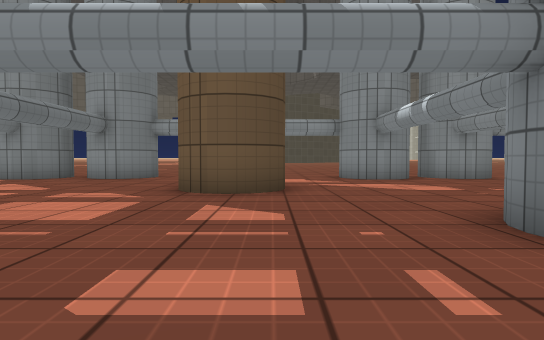
[1] (above)

24 first-person views from a walk through a scene from a Unity 3-D project. The camera is 0.59 m above the floor, tilts 2° down and sees 75° across. The floor is counted in squares, 1 m on a side. Each view is taken from the middle of a square. On the plan, view 1 faces up. The plan holds only what a view shows up to about 10 squares ahead; the rest is blank. The place goes on beyond the plan. Some surface patterns are stand-ins.

[2]
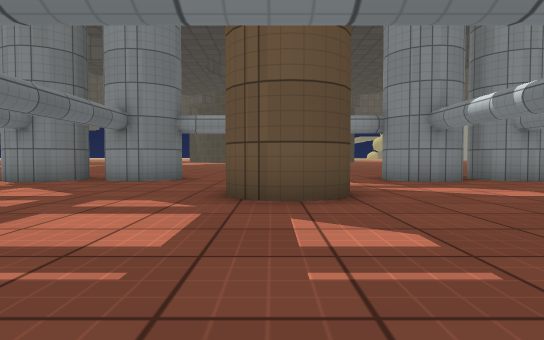

[3]
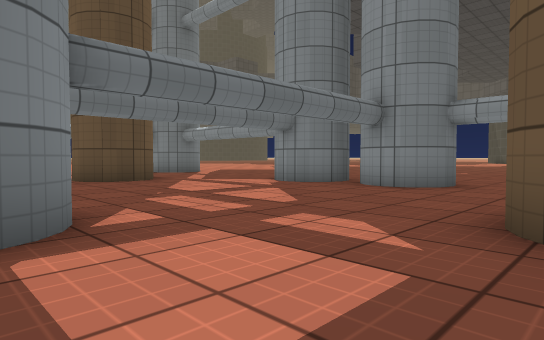

[4]
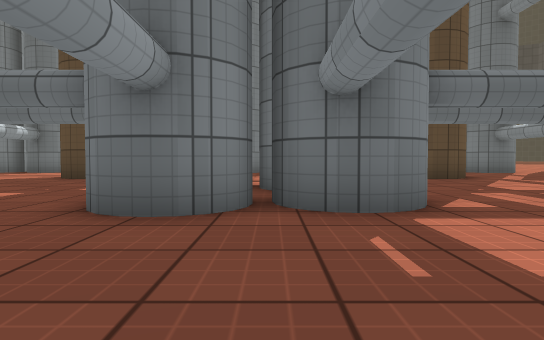

[5]
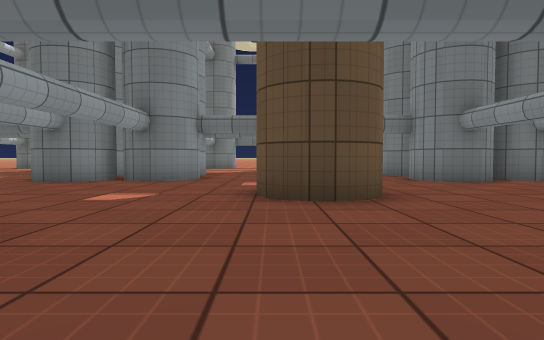

[6]
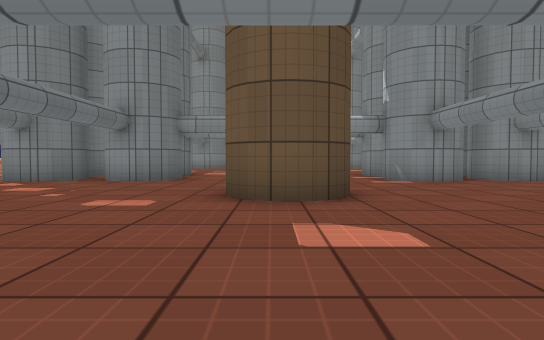

[7]
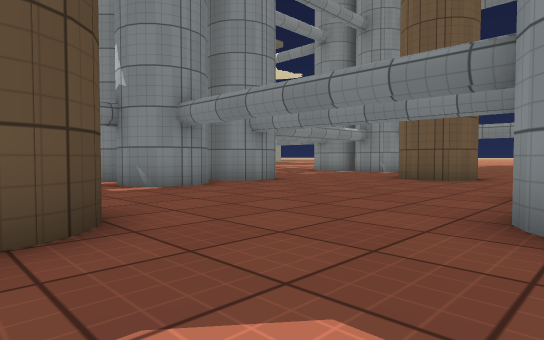

[8]
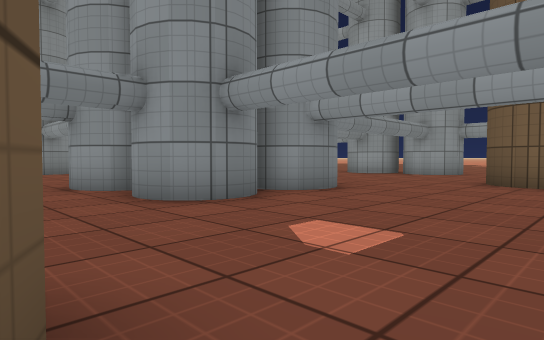

[9]
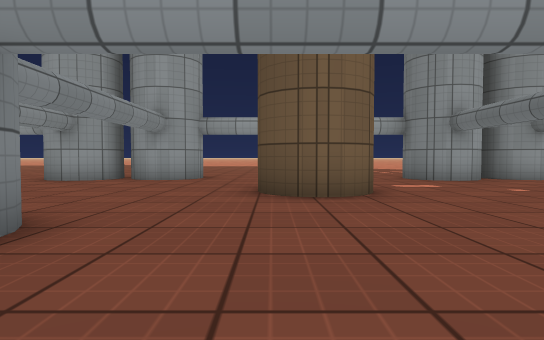

[10]
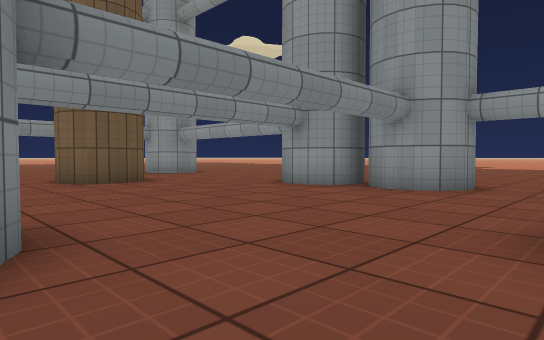

[11]
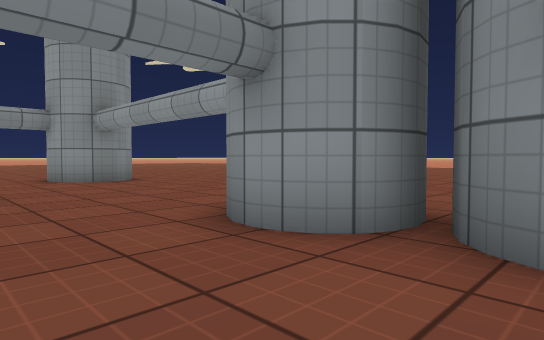

[12]
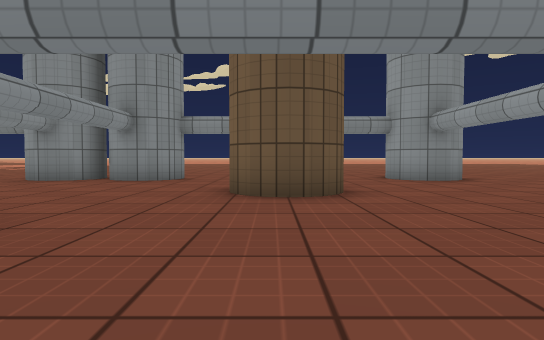

[13]
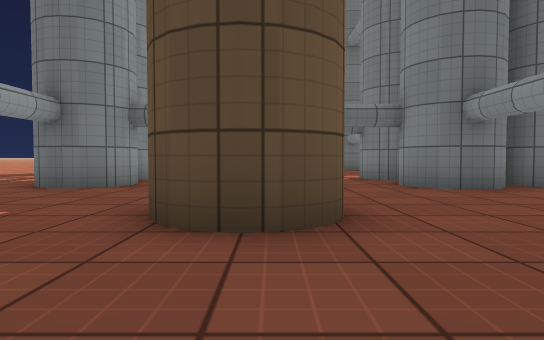

[14]
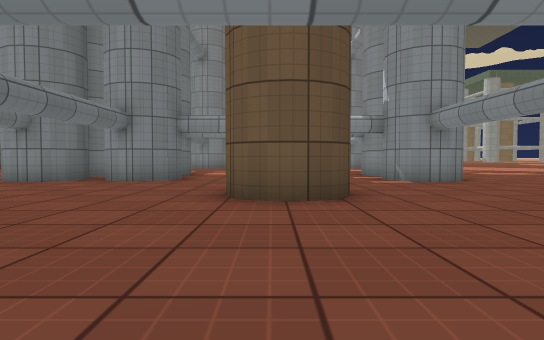

[15]
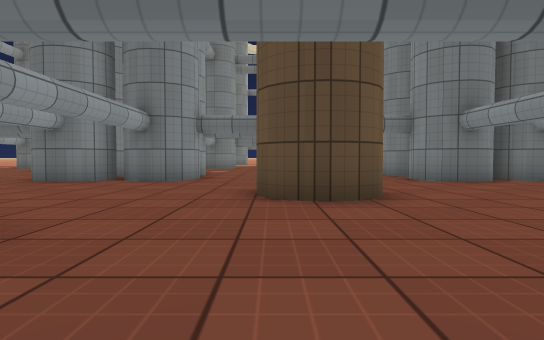

[16]
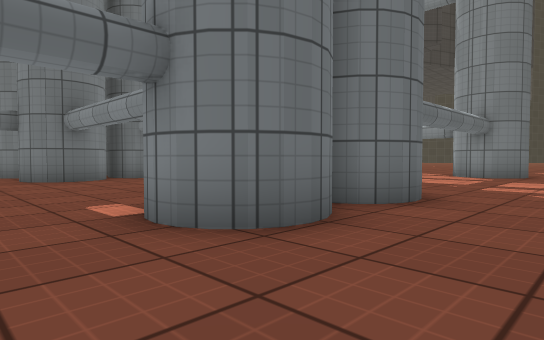

[17]
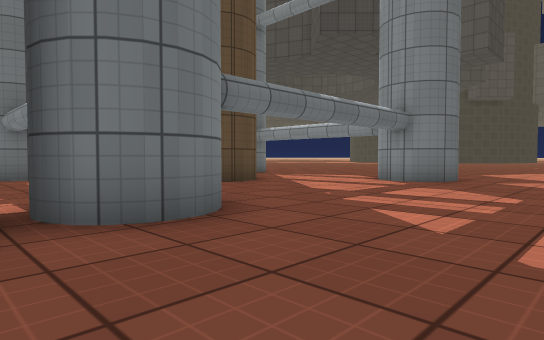

[18]
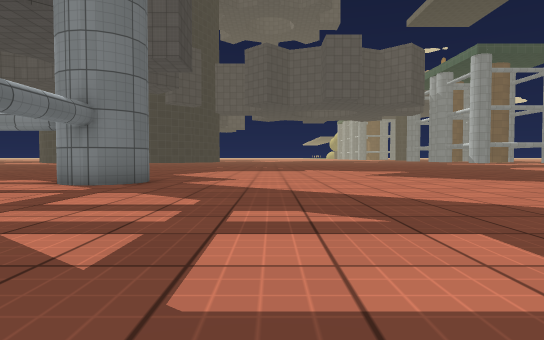

[19]
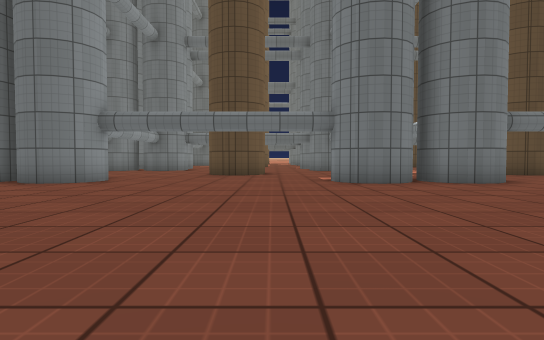

[20]
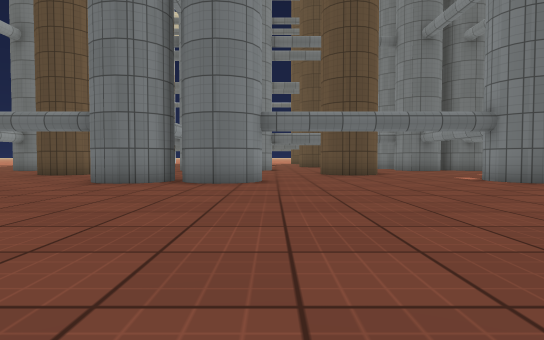

[21]
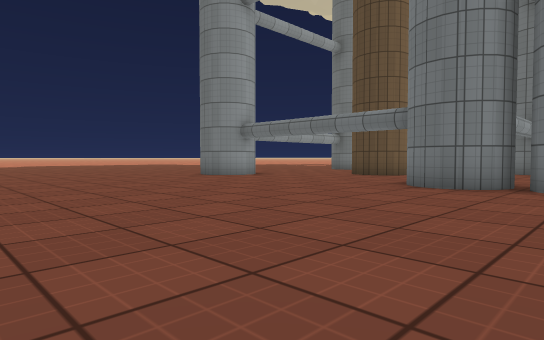

[22]
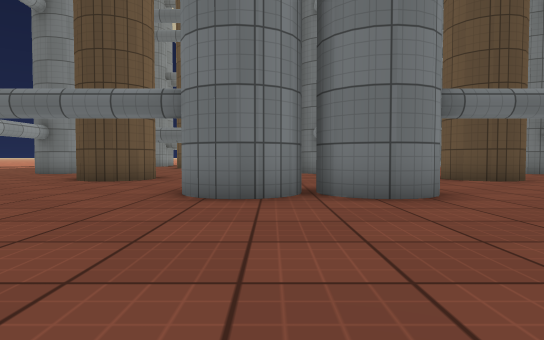

[23]
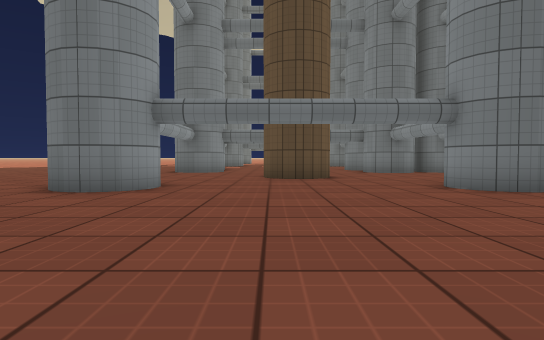

[24]
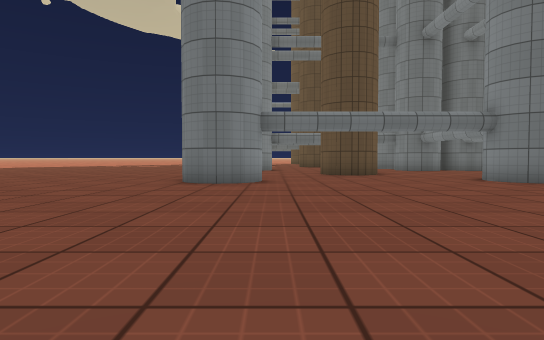

### Floor plan
Key: @ floor where view 1 was taken; # wall or solid block; x gap in a wall; . floor.
Columns run from 11 left of view 1 to 22 right of it. Each row starts with its distance up from view 1.
 14        ..
 13        ..
 12        ..            ..  .........
 11      ###.   .#  #    ..  #........
 10    #####..  .#####    .###........
  9  ......... .......    ............
  8  ......... ......    .............
  7  #........##.....    #...........
  6 ##........##....     #..........
  5   .............       ..........
  4      .#........         .......
  3       ##.....## ##..    #.....
  2     ###.......###.......#....
  1     ####.....#####.....###.....
  0    #####...@.#####.....###......
 -1     .............................
 -2    ...............................
 -3  #........##........##...........
 -4  #..  ....##........##..........
 -5  ..   ...........................
 -6       #.........#.................
 -7       ##.....#####.....##........
 -8       #.......###.......#........
 -9       ##.....## ##.....###.......
-10     ####.....##  #.....###.......
-11     .............................
-12        .........................
-13       ....##........##..........
-14       ....##........##..........
-15      ............................
-16     ..#.........#.................
-17     ####..  .#####.....##........
-18       x..   .. .x  .....#.......

Where each view was taken, in squares from view 1:
view 1: 0 up, 0 right, facing up
view 2: 1 up, 1 left, facing up
view 3: 3 up, 1 left, facing up-left
view 4: 2 up, 0 right, facing left
view 5: 4 down, 5 right, facing left
view 6: 9 down, 1 left, facing up
view 7: 7 down, 1 left, facing up-right
view 8: 4 down, 2 left, facing down-right
view 9: 7 down, 0 right, facing down
view 10: 10 down, 0 right, facing down-right
view 11: 14 down, 3 right, facing down-right
view 12: 13 down, 3 right, facing right
view 13: 13 down, 3 right, facing left
view 14: 9 down, 9 right, facing up
view 15: 4 down, 15 right, facing left
view 16: 2 down, 16 right, facing up-left
view 17: 1 up, 17 right, facing up-left
view 18: 2 up, 17 right, facing up
view 19: 2 down, 22 right, facing left
view 20: 6 down, 22 right, facing left
view 21: 7 down, 21 right, facing down-left
view 22: 9 down, 19 right, facing left
view 23: 14 down, 20 right, facing left
view 24: 16 down, 22 right, facing left
